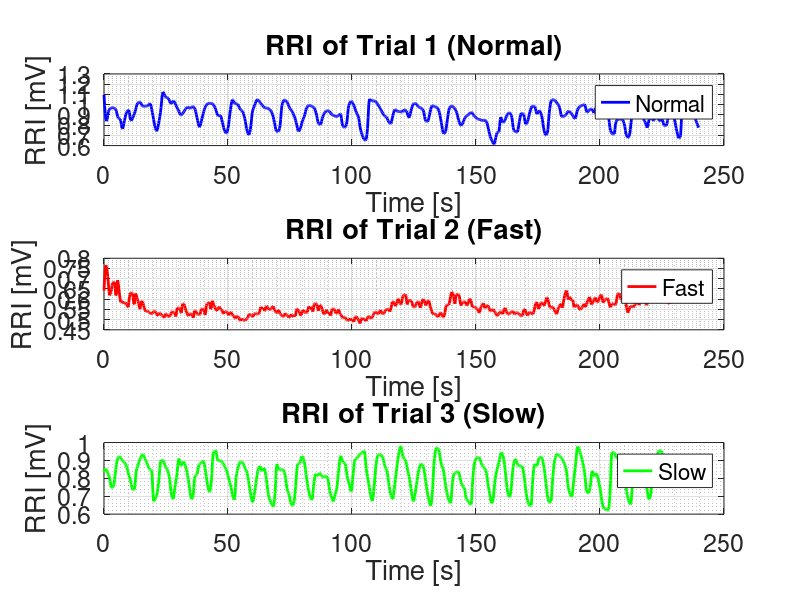
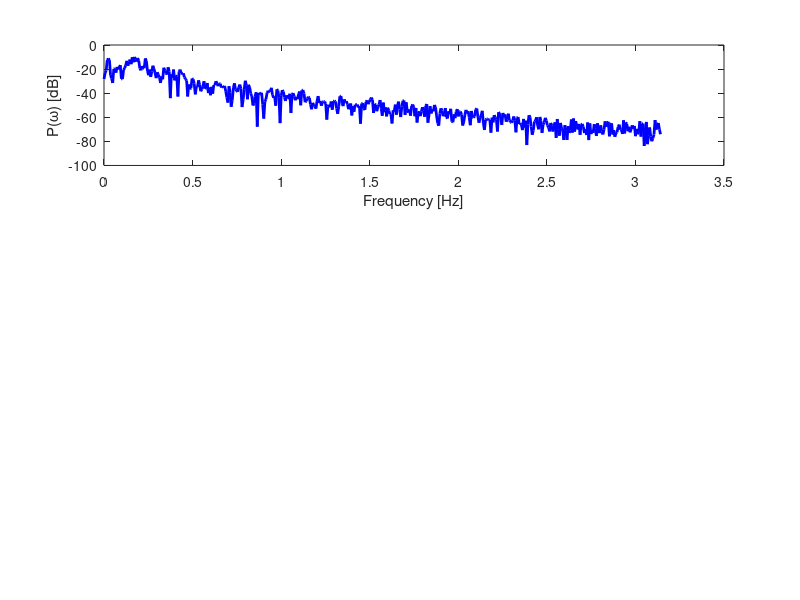

Source code (MATLAB) for these figures, in order: (Note: this script raises an error after producing the figures.)
load RRI_Vaikkun
%%

Fs = fsRRI1Vaikkun ;Ts = 1/Fs;  % sampling frequency for all RRI are same
n1=length(xRRI1_Vaikkun);n2=length(xRRI2_Vaikkun);n3=length(xRRI3_Vaikkun);  numRRI = 3;
t1=0:Ts:(n1-1)*Ts ; t2=0:Ts:(n2-1)*Ts ; t3=0:Ts:(n3-1)*Ts ;
windows = [50 150];

figure(1);
subplot(3,1,1);
plot(t1,xRRI1_Vaikkun,'b','LineWidth',2);xlabel('Time [s]');ylabel('RRI [mV]');title('RRI of Trial 1 (Normal)'); grid on; grid minor; legend('Normal'); set(gca,'FontSize',18)
subplot(3,1,2);
plot(t2,xRRI2_Vaikkun,'r','LineWidth',2);xlabel('Time [s]');ylabel('RRI [mV]');title('RRI of Trial 2 (Fast)'); grid on; grid minor; legend('Fast'); set(gca,'FontSize',18)
subplot(3,1,3);
plot(t3,xRRI3_Vaikkun,'g','LineWidth',2);xlabel('Time [s]');ylabel('RRI [mV]');title('RRI of Trial 3 (Slow)'); grid on; grid minor; legend('Slow'); set(gca,'FontSize',18)
speed = ['Normal' 'Fast' 'Slow'];
%%
RRIsignals = {detrend(xRRI1_Vaikkun-mean(xRRI1_Vaikkun)), detrend(xRRI2_Vaikkun - mean(xRRI2_Vaikkun)) , detrend(xRRI3_Vaikkun - mean(xRRI3_Vaikkun))};
PSDStandard = cell(numRRI,1);
nSamples = [n1 n2 n3]; nFft=2048; colors = ['b','g','r'];
figure(2);
for i = 1:numRRI
    [PSDStandard{i}, f] = periodogram(RRIsignals{i}, hamming(nSamples(i)));
    subplot(numRRI,1,i);
    plot(f,10*log10(PSDStandard{i}),colors(i),'LineWidth',2);
    xlabel('Frequency [Hz]');ylabel('P(\omega) [dB]');title('Periodogram of Trial ' + string(i));
    grid on; grid minor;set(gca,'FontSize',18);
    
end
figure(3);
AvgPSD = {numRRI , length(windows)};
for i = 1:numRRI
    subplot(numRRI,1,i)
    for j = 1:length(windows)
        % number of samples of window
        lengthWindow = windows(j) * Fs;
        [AvgPSD{i, j}, fWelch] = pwelch(RRIsignals{i}, hamming(lengthWindow), 0, nFft, Fs);
        plot(fWelch, 10*log10(AvgPSD{i,j}),'LineWidth',2); hold on;
        legend('\deltat = ' + string(windows(j)));
    end
    xlabel('Frequency [Hz]');ylabel('P(\omega) [dB]');grid on;grid minor;title('Averaged Periodogram for Trial ' + string(i));
    set(gca , 'FontSize' , 18);legend('\deltat = ' + string(50) , '\deltat = ' + string(150));
end

% AR estimation of Power Spectrum

ModelOrders = 2:3:12 ; numOrders = length(ModelOrders);
var_AR_estimation = [] ; F = cell(numRRI,1);
figure(4)
for i = 1: numRRI
    subplot(numRRI,1,i);
    [PSDStandard{i}, f] = periodogram(RRIsignals{i}, hamming(nSamples(i)),nFft,Fs);
    plot(f,10*log10(PSDStandard{i}),colors(i),'LineWidth',1); hold on;
    xlabel('Frequency [Hz]');ylabel('P(\omega) [dB]');title('Periodogram of Trial ' + string(i));
    grid on; grid minor;set(gca,'FontSize',18);
    for j = 1: numOrders
        [Pxx,F_yulear] = pyulear(RRIsignals{i},ModelOrders(j),nFft,Fs);
        plot(F_yulear,10*log10(Pxx),'LineWidth',2);
    end
    legend('Original Periodogram','AR(2)','AR(5)','AR(8)','AR(11)')
end

figure(5);
K = cell(numRRI,1);pacf = cell(numRRI,1);
for i = 1:numRRI
    [arcoefs,E,K{i}] = aryule(RRIsignals{i},20);
    pacf{i}=-K{i};
    stem(pacf{i},'filled',colors(i)); hold on;
end
xlabel('lag');ylabel('Partial ACF'); title('Partial Autocorrelation Sequence');xlim([1 15]);
uconf = 0.2;
lconf = -uconf; hold on;
plot([1 15],[1 1]'*[lconf uconf],'r--');grid on; grid minor;
legend('PACF (Normal Breathing)','PACF (Fast Breathing)','PACF (Slow Breathing)')
set(gca,'FontSize',18)



